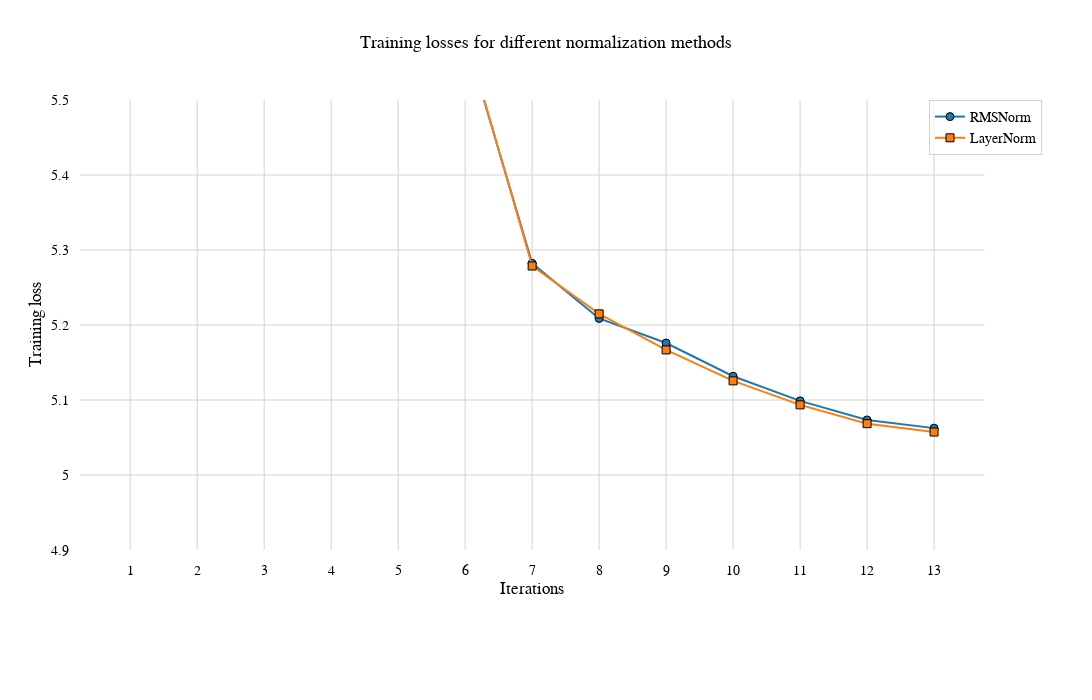

Notebook code cell kept with this figure:
### Markdown cell above
#### 4.2. Plot the training data

### Code cell
line_configs = [
    {
        "name": "RMSNorm",
        "data": normalization_methods["rms_norm"]["train"],
        "color": "#1f77b4",
        "dash": "solid",
        "width": 2,
        "marker_symbol": 0,
    },
    {
        "name": "LayerNorm",
        "data": normalization_methods["layer_norm"]["train"],
        "color": "#ff7f0e",
        "dash": "solid",
        "width": 2,
        "marker_symbol": 1,
    },
]
iterations = np.arange(1, len(normalization_methods["rms_norm"]["train"]) + 1)

figure = plot_losses(
    line_configs=line_configs,
    iterations=iterations,
    title="Training losses for different normalization methods",
    xaxis_title="Iterations",
    yaxis_title="Training loss",
    width=1200,
    height=700,
    yaxis_range=[4.9, 5.5],
    save_figure=False,
)
figure.show()

### Figure 1 — Plotly figure (JSON) as saved in the notebook; plotly's stock layout.template omitted (floating-point values rounded to 4 significant figures)
{"data": [{"hovertemplate": "<b>Iteration</b>: %{x}<br><b>Loss</b>: %{y:.4f}<br>", "line": {"color": "#1f77b4", "dash": "solid", "width": 2}, "marker": {"color": "#1f77b4", "line": {"color": "black", "width": 1}, "size": 8, "symbol": 0}, "mode": "lines+markers", "name": "RMSNorm", "type": "scatter", "x": [1, 2, 3, 4, 5, 6, 7, 8, 9, 10, 11, 12, 13], "xaxis": "x", "y": [7.812, 7.196, 6.996, 5.852, 5.697, 5.585, 5.282, 5.209, 5.176, 5.132, 5.099, 5.073, 5.062], "yaxis": "y"}, {"hovertemplate": "<b>Iteration</b>: %{x}<br><b>Loss</b>: %{y:.4f}<br>", "line": {"color": "#ff7f0e", "dash": "solid", "width": 2}, "marker": {"color": "#ff7f0e", "line": {"color": "black", "width": 1}, "size": 8, "symbol": 1}, "mode": "lines+markers", "name": "LayerNorm", "type": "scatter", "x": [1, 2, 3, 4, 5, 6, 7, 8, 9, 10, 11, 12, 13], "xaxis": "x", "y": [7.808, 7.186, 6.995, 5.856, 5.695, 5.588, 5.279, 5.215, 5.167, 5.126, 5.094, 5.068, 5.057], "yaxis": "y"}], "layout": {"autosize": false, "font": {"color": "black", "family": "Arial", "size": 14}, "height": 700, "legend": {"bgcolor": "rgba(255, 255, 255, 0.7)", "bordercolor": "lightgrey", "borderwidth": 1, "x": 1, "xanchor": "right", "y": 1, "yanchor": "top"}, "margin": {"b": 150, "l": 80, "pad": 10, "r": 50, "t": 100}, "plot_bgcolor": "white", "showlegend": true, "title": {"font": {"size": 18}, "text": "Training losses for different normalization methods", "x": 0.5, "xanchor": "center", "y": 0.95, "yanchor": "top"}, "width": 1200, "xaxis": {"anchor": "y", "domain": [0, 0.94], "dtick": 1, "gridcolor": "lightgrey", "showgrid": true, "tick0": 0, "tickmode": "linear", "title": {"text": "Iterations"}}, "yaxis": {"anchor": "x", "domain": [0, 1], "gridcolor": "lightgrey", "range": [4.9, 5.5], "showgrid": true, "title": {"text": "Training loss"}, "zeroline": true, "zerolinecolor": "black", "zerolinewidth": 1}, "yaxis2": {"anchor": "x", "overlaying": "y", "side": "right"}}}
